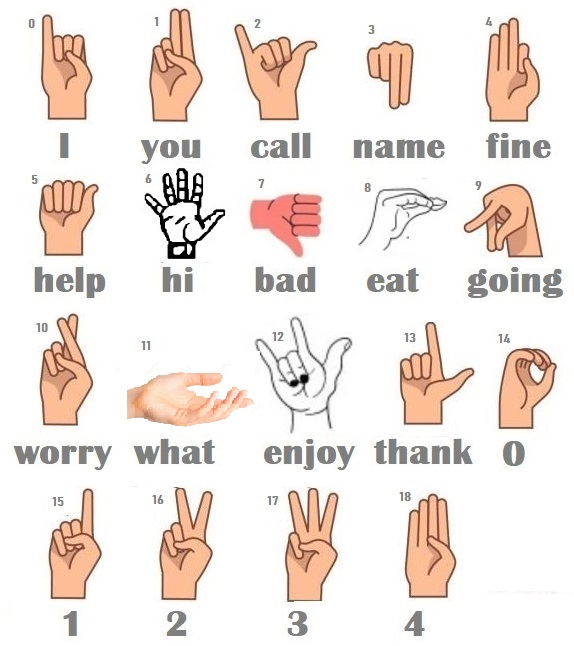
#> input picture ML2/sign_lang.jpg, 574 x 646 px
$ python -i surf_image_processing.py   (imports and definitions only)
#> lines starting #> are read from the running program, lines starting #| are printed output that depends on the picture; after the words box and inside, x2 and y2 are one past the last pixel; in counts of white or black regions, pixels touching at a corner belong together
import numpy as np
import cv2
from matplotlib import pyplot as plt

def func(path):
#> called with path = 'sign_lang.jpg'
    frame = cv2.imread(path)
#> frame is the input picture: shape (646, 574, 3); mean B, G, R 226.4, 231.7, 241.2
    frame = cv2.resize(frame,(128,128))
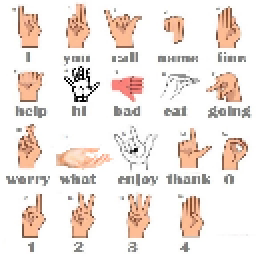
#> frame: shape (128, 128, 3) (shown 2 times larger); mean B, G, R 226, 231.4, 240.9
    converted2 = cv2.cvtColor(frame, cv2.COLOR_BGR2GRAY)
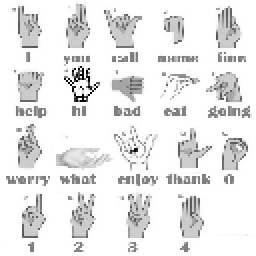
#> converted2: shape (128, 128) (shown 2 times larger); min 0, max 255, mean 233.6
    converted = cv2.cvtColor(frame, cv2.COLOR_BGR2HSV) # Convert from RGB to HSV
#> converted: shape (128, 128, 3); mean H, S, V 15.6, 18.1, 241.2
    #cv2.imshow("original",converted2)

    lowerBoundary = np.array([0,40,30],dtype="uint8")
    upperBoundary = np.array([43,255,254],dtype="uint8")
    skinMask = cv2.inRange(converted, lowerBoundary, upperBoundary)
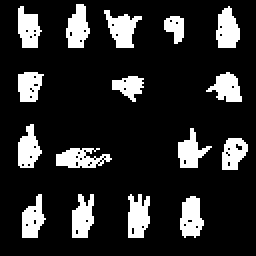
#> skinMask: shape (128, 128) (shown 2 times larger); 16.1% white; 16 white regions, largest, box (x1, y1, x2, y2) and area: (52, 5, 71, 24) 194, (64, 97, 75, 119) 190, (108, 3, 120, 24) 183
    skinMask = cv2.addWeighted(skinMask,0.5,skinMask,0.5,0.0)
    #cv2.imshow("masked",skinMask)

    skinMask = cv2.medianBlur(skinMask, 5)
#> skinMask: shape (128, 128); 15.2% white; 16 white regions, largest, box (x1, y1, x2, y2) and area: (53, 7, 69, 24) 179, (90, 98, 102, 118) 179, (64, 99, 75, 119) 178

    skin = cv2.bitwise_and(converted2, converted2, mask = skinMask)
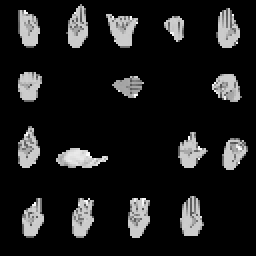
#> skin: shape (128, 128) (shown 2 times larger); min 0, max 254, mean 27.6
    # [6 lines of commented-out code are left out]
    img2 = cv2.Canny(skin,60,60)
#> img2: shape (128, 128); 7.3% white in thin lines or dots, all inside (x1, y1, x2, y2) = (9, 2, 124, 120)
    #cv2.imshow("edge detection",img2)

    '''
    hog = cv2.HOGDescriptor()
    h = hog.compute(img2)
    print(len(h))

    '''
    # surf = cv2.xfeatures2d.SURF_create()
    surf = cv2.ORB_create()
    #surf.extended=True
    img2 = cv2.resize(img2,(256,256))
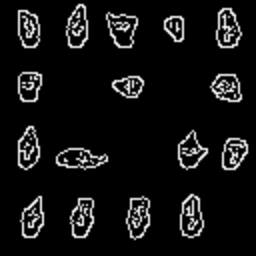
#> img2: shape (256, 256); min 0, max 239, mean 18.7
    # kp, des = surf.detectAndCompute(img2,None)
    kp, des = surf.detectAndCompute(img2, None)
#> kp = 393 keypoints; strongest (x, y, size): (206, 149, 31), (85, 160, 31), (32, 83, 31), (82, 224, 31)

    #print(len(des))
    img2 = cv2.drawKeypoints(img2,kp,None,(0,0,255),4)
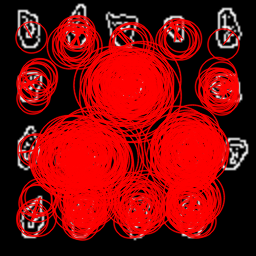
#> img2: shape (256, 256, 3); mean of channels 0, 1, 2 8.2, 8.2, 126; drawn as B, G, R
    #plt.imshow(img2),plt.show()

    cv2.waitKey(0)
    cv2.destroyAllWindows()
    print(len(des))
#| 393
    return des

def func2(path):
    frame = cv2.imread(path)
    frame = cv2.resize(frame,(128,128))
    converted2 = cv2.cvtColor(frame, cv2.COLOR_BGR2GRAY)
    converted = cv2.cvtColor(frame, cv2.COLOR_BGR2HSV) # Convert from RGB to HSV
    #cv2.imshow("original",converted2)

    lowerBoundary = np.array([0,40,30],dtype="uint8")
    upperBoundary = np.array([43,255,254],dtype="uint8")
    skinMask = cv2.inRange(converted, lowerBoundary, upperBoundary)
    skinMask = cv2.addWeighted(skinMask,0.5,skinMask,0.5,0.0)
    #cv2.imshow("masked",skinMask)

    skinMask = cv2.medianBlur(skinMask, 5)

    skin = cv2.bitwise_and(converted2, converted2, mask = skinMask)

    #cv2.imshow("masked2",skin)
    img2 = cv2.Canny(skin,60,60)
    #cv2.imshow("edge detection",img2)
    img2 = cv2.resize(img2,(256,256))
    orb = cv2.xfeatures2d.ORB_create()
    kp, des = orb.detectAndCompute(img2,None)

    #print(len(des2))
    img2 = cv2.drawKeypoints(img2,kp,None,color=(0,255,0), flags=0)
    #plt.imshow(img2),plt.show()

    cv2.waitKey(0)
    cv2.destroyAllWindows()
    return des2
#func("001.jpg")

>>> result = func('sign_lang.jpg')
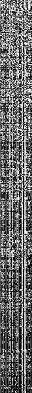
#> result: shape (393, 32); min 0, max 255, mean 106.7
